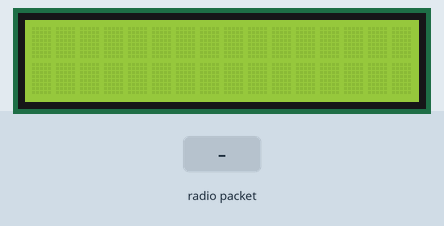
Simulated run of this sketch. Board: Arduino Uno, built with avr-gcc and run on an emulated ATmega328P. On the bench: 16×2 character LCD. Inputs (shaded band) come from the test bench. No radio packets arrive unless stated; what the sketch prints to the serial monitor is not drawn.

Above: at 1.2 s.
1.3 s: radio packet "1" arrives
At 2.5 s:
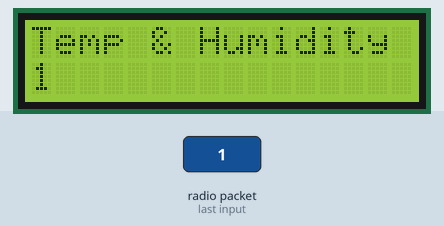
3.0 s: radio packet "0" arrives
At 4.3 s:
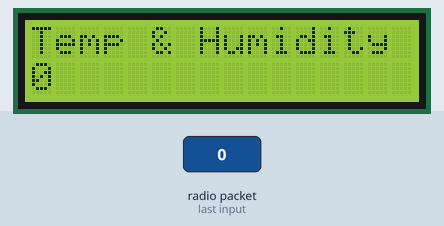
4.6 s: radio packet "2" arrives
At 5.0 s:
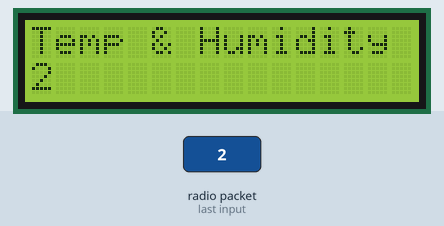
Timing chart, 0 to 7.6 s (numbered marks = the images above; inputs shaded):
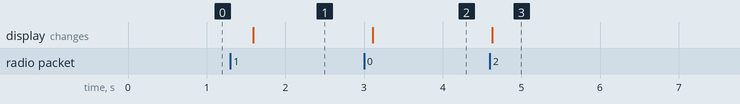

Measured:
- after the input at 1.3 s, the display: changes after 0.29 s (image 1)
- after the input at 3.0 s, the display: changes after 0.11 s (image 2)
- after the input at 4.6 s, the display: changes at once (image 3)

The sketch:

Receivering_Using_nRF24.ino
```cpp
#include <SPI.h>
#include <nRF24L01.h>
#include <RF24.h>
#include <Wire.h>
#include <LiquidCrystal_I2C.h>

RF24 radio(9, 10); // CE, CSN
const byte address[6] = "00001";
LiquidCrystal_I2C lcd(0x27, 16, 2);

void setup() {
    Serial.begin(9600);
    lcd.init();
    lcd.backlight();
    radio.begin();
    radio.openReadingPipe(0, address);
    radio.setPALevel(RF24_PA_MIN);
    radio.startListening();
}

void loop() {
    if (radio.available()) {
        char text[32] = "";
        radio.read(&text, sizeof(text));
        Serial.print("Received: ");
        Serial.println(text);

        lcd.clear();
        lcd.setCursor(0, 0);
        lcd.print("Temp & Humidity");
        lcd.setCursor(0, 1);
        lcd.print(text);
    }
    delay(500);
}
```
